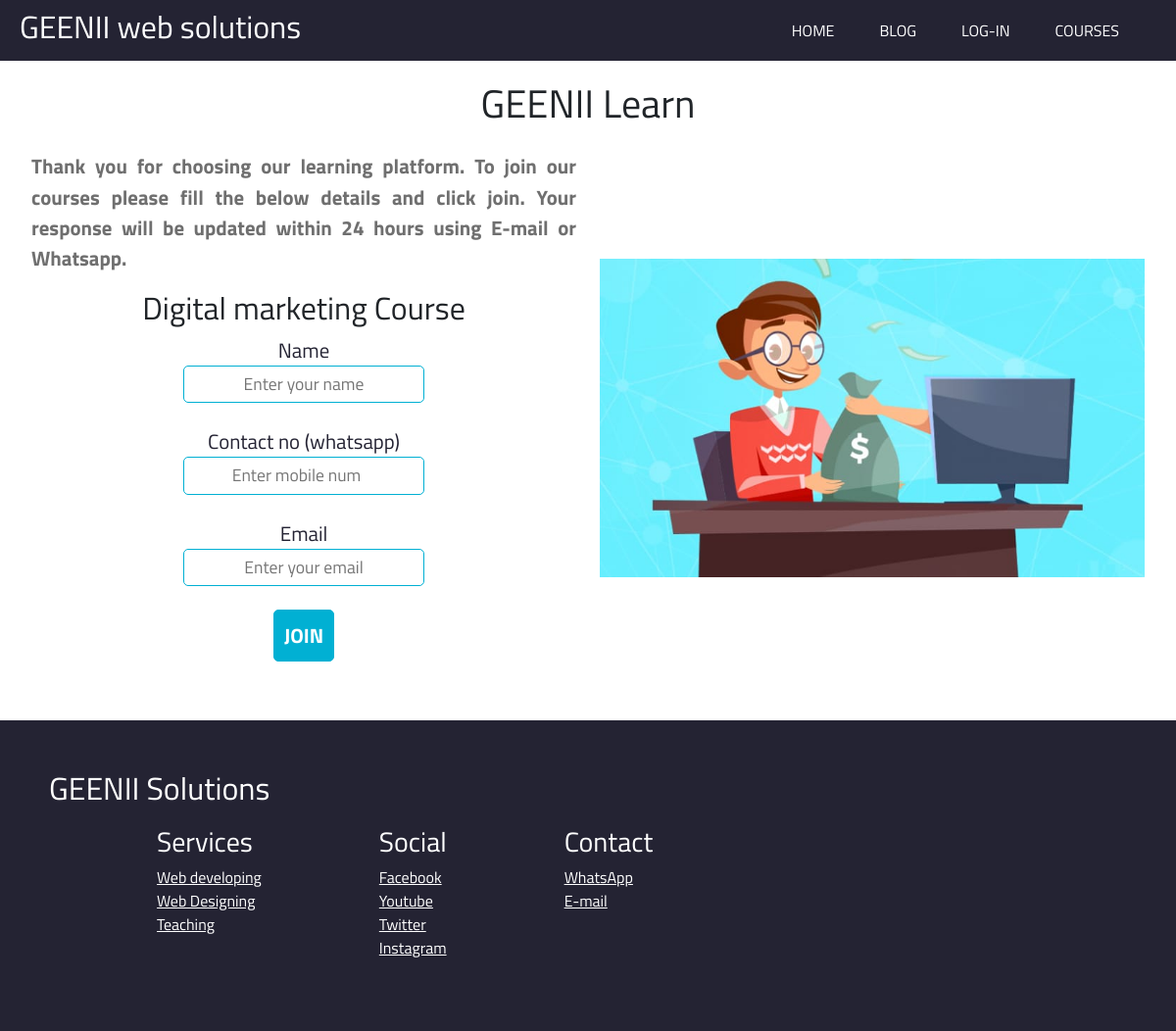
Screenshot of /join/3 with the database file from the repository.
### course/models.py (models this page shows)
class course(models.Model):
    image = models.ImageField()
    title = models.CharField(max_length=100)
    about = models.CharField(max_length=1000)
    time = models.DateTimeField(default=dt, blank=True)
    duration = models.CharField(max_length=50)
    start = models.DateField()
    payment = models.CharField(max_length=100)
    via = models.CharField(max_length=25)
    certification = models.CharField(max_length=30)

### course/views.py (the view)
# urls.py: path('join/<str:inum>',cviews.join,name='join'),
def join(request,inum):
    info = course.objects.get(id=inum)
    return render(request,'Class/registr.html',{'course':info})

### templates/Class/registr.html (shortened to what this page needs)
<!DOCTYPE html>
{% load static %}
<html lang="en">
<head>
    <link rel="stylesheet" href="{% static 'course/registr.css' %}">
    <link rel="stylesheet" href="{% static 'Home/style.css' %}">
    <link rel="stylesheet" href="{% static 'lstbr.css' %}">
    <link href="https://cdn.jsdelivr.net/npm/bootstrap@5.1.0/dist/css/bootstrap.min.css" rel="stylesheet">
    <link rel="stylesheet" href="style.css">
</head>
<body id="body">
    <nav class="navbar navbar-expand-lg" id="navbar">
        <h2>GEENII web solutions</h2>
        <div class="collapse navbar-collapse" id="menu">
            <ul class="navbar-nav ms-auto">
                <li class="nav-item" id="tlist"><a href="/" class="nav-link" id="tlink">HOME</a></li>
                <li class="nav-item" id="tlist"><a href="/Blog" class="nav-link" id="tlink">BLOG</a></li>
                {% if user.is_authenticated %}
                <li class="nav-item" id="tlist"><a href="/Logout" class="nav-link" id="tlink">LOG-OUT</a></li>
                {% else %}
                <li class="nav-item" id="tlist"><a href="/Login" class="nav-link" id="tlink">LOG-IN</a></li>
                {% endif %}
                <li class="nav-item" id="tlist"><a href="/class" class="nav-link" id="tlink">COURSES</a></li>
            </ul>
        </div>
    </nav>
    <div class="row" id="main">
        <h1>
            GEENII Learn
        </h1>
        <br>
        <div class="col-lg-6 col-md-12 col-sm-12 order-1 my-md-3">
            <p class="p">
                Thank you for choosing our learning platform. To join our courses please
                fill the below details and click join.
                Your response will be updated within 24 hours using E-mail or Whatsapp.
            </p>
            <div class="box">
                <h2>{{course.title}}</h2>
                <form action="/save" method="POST">
                    <label for="name">Name</label><br>
                    <input type="text" name="name" id="name" class="inp" placeholder="Enter your name" required><br><br>
                    <label for="num">Contact no (whatsapp)</label><br>
                    <input type="number" name="contact" id="num" minlength="9" maxlength="12" class="inp" placeholder="Enter mobile num" required>
                    {% if user.is_authenticated %}
                    <input type="email" name="email" hidden value="{{user.email}}">
                    <input type="text" name="interested" hidden value="{{course.title}}">
                    {% else %}
                    <br><br>
                    <label for="email">Email</label><br>
                    <input type="email" name="email" id="email" class="inp" placeholder="Enter your email" required>
                    {% endif %}
                    <br><br>
                    <input type="submit" value="JOIN" id="btnn">
                </form>
            </div>
            <br>
        </div>
        <div class="col-lg-6 col-md-12 col-sm-12 order-sm-1 imag">
            <img src="{{course.image.url}}" class="img-fluid" id="img">
        </div>
    </div>
    <div id="lstbr">
        <h2>GEENII Solutions</h2>
        <div id="lastbar">
            <div class="fsection">
                <h3>Services</h3>
                <a href="" class="a">Web developing</a>
                <a href="" class="a">Web Designing</a>
                <a href="" class="a">Teaching</a>
            </div>
            <div class="fsection">
                <h3>Social</h3>
                <a href="" class="a">Facebook</a>
                <a href="" class="a">Youtube</a>
                <a href="" class="a">Twitter</a>
                <a href="" class="a">Instagram</a>
            </div>
            <div class="fsection">
                <h3>Contact</h3>
                <a href="" class="a">WhatsApp</a>
                <a href="" class="a">E-mail</a>
            </div>
        </div>
    </div>
</body>
</html>

### static/course/registr.css (style rules this page uses)
#body { padding: 0; margin: 0; font-family: 'Titillium Web', sans-serif; min-height: 100vh; }
#main { display: flex; justify-content: center; align-items: center; margin: 20px; min-height: 60vh; text-align: center; }
.p { font-size: 1.3rem; text-align: justify; }
#btnn { padding: 10px; background-color: #01B0D3; color: white; border-radius: 5px; border: 1px solid #01B0D3; font-size: 1.3rem; font-weight: bold; }
label { font-size: 1.3rem; color: #242333; }
.inp { text-align: center; padding: 5px 25px; font-size: 1.1rem; border-radius: 5px; border: 0.5px solid #01B0D3; font-family: 'Titillium Web', sans-serif; }
#img { max-height: 400px; min-width: 400px; }
#navbar { position: sticky; top: 0; z-index: 1; }

### static/Home/style.css (style rules this page uses)
#body { font-family: 'Titillium Web', sans-serif; margin: 0px; padding: 0px; }
#navbar { padding: 8px 20px; background-color: #242333; color: white; }
#tlink { color: white; }
#tlist { margin-right: 30px; }

### static/lstbr.css (style rules this page uses)
#lastbar { display: flex; justify-content: flex-start; align-items: center; flex-wrap: wrap; padding-left: 50px; color: white; }
.fsection { display: flex; flex-direction: column; justify-content: flex-start; margin: 10px 60px; min-height: 150px; }
.a { color: white; }
#lstbr { display: flex; flex-direction: column; flex-wrap: wrap; color: white; background-color: #242333; padding: 50px; }

### static/Blog/style.css (style rules this page uses)
#body { padding: 0; margin: 0; font-family: 'Titillium Web', sans-serif; }
p { color: rgba(87, 87, 87, 0.856); font-size: 1.2rem; font-weight: bold; }
#navbar { position: sticky; top: 0; z-index: 1; }

### rows the page displays
course: title "Digital marketing Course", image (picture)
